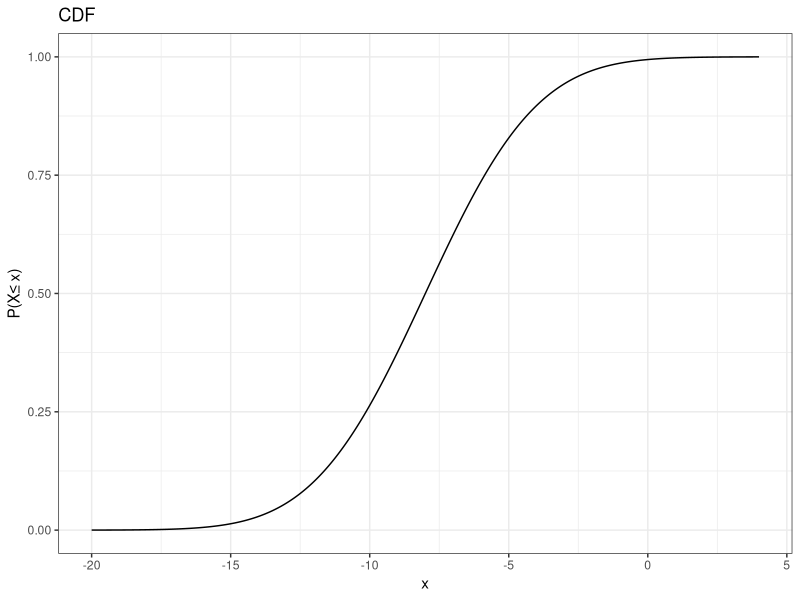
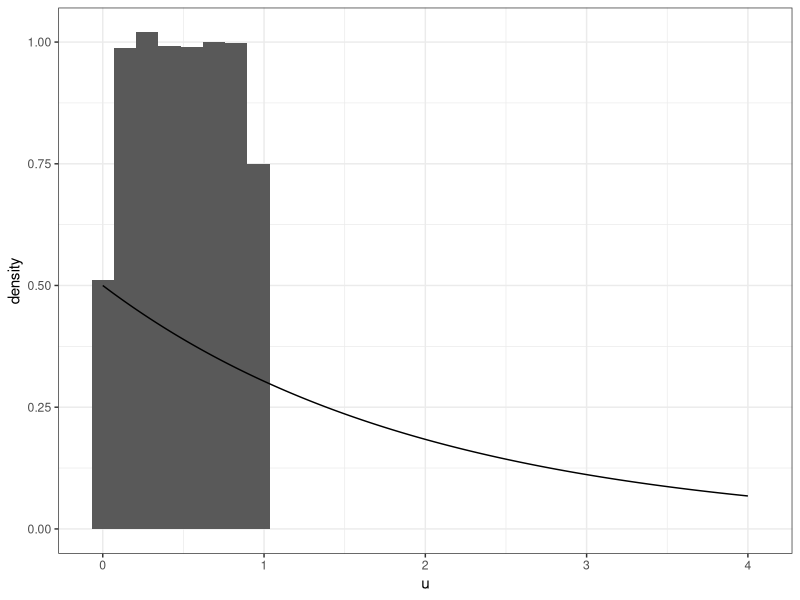
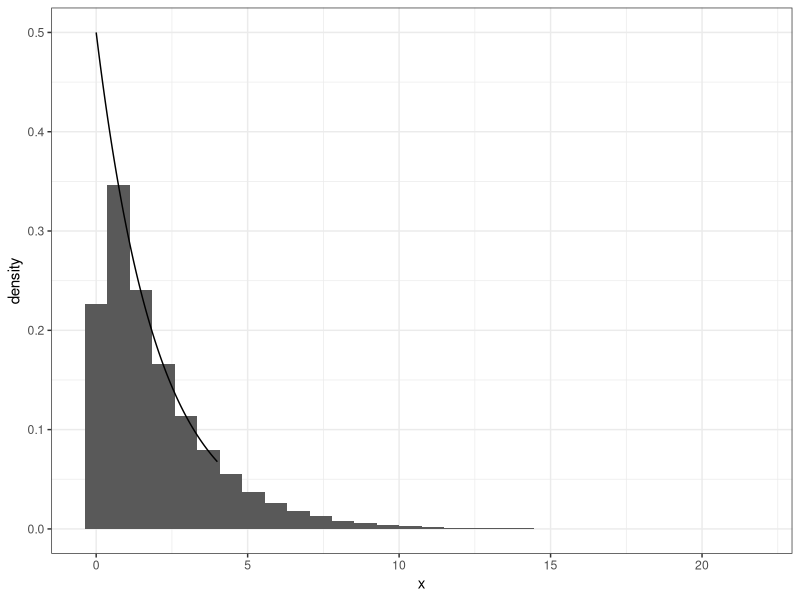
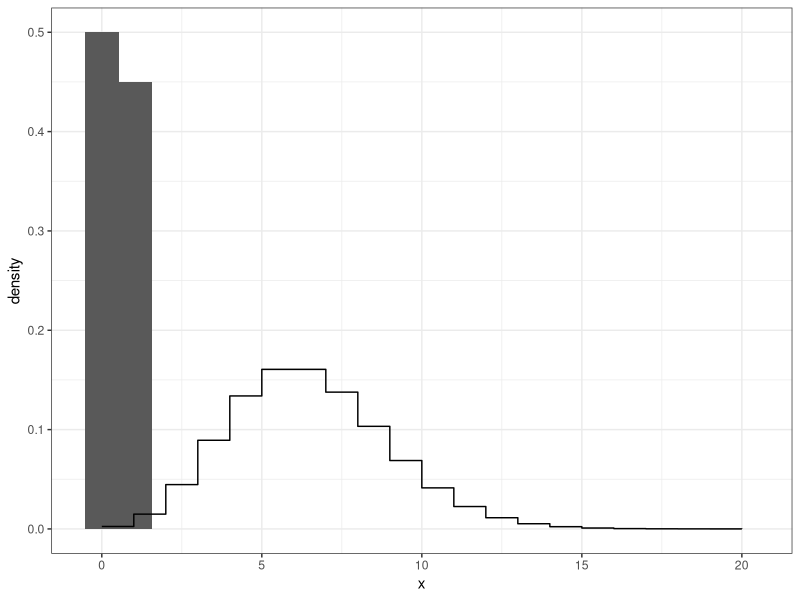
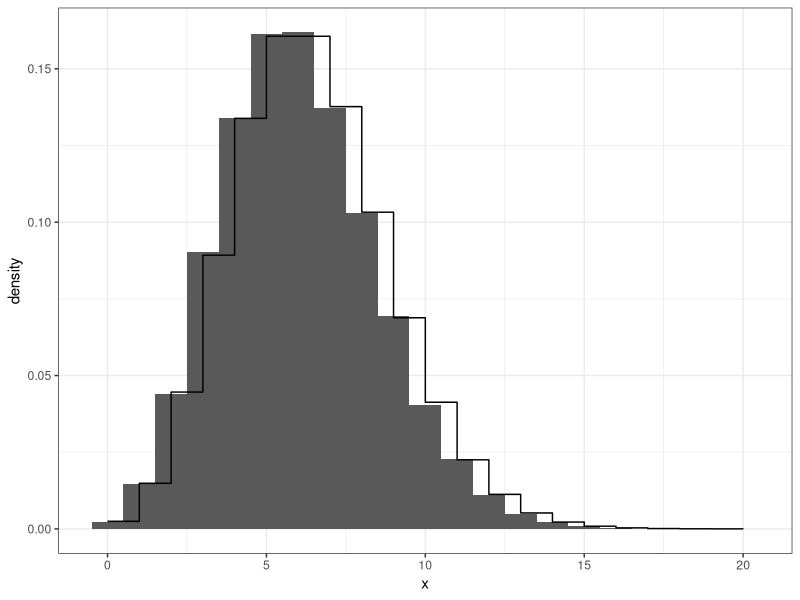
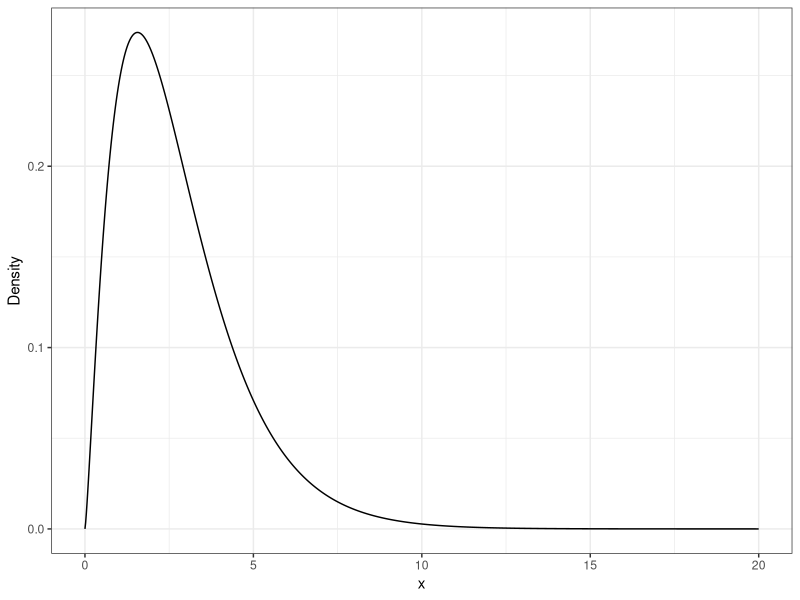
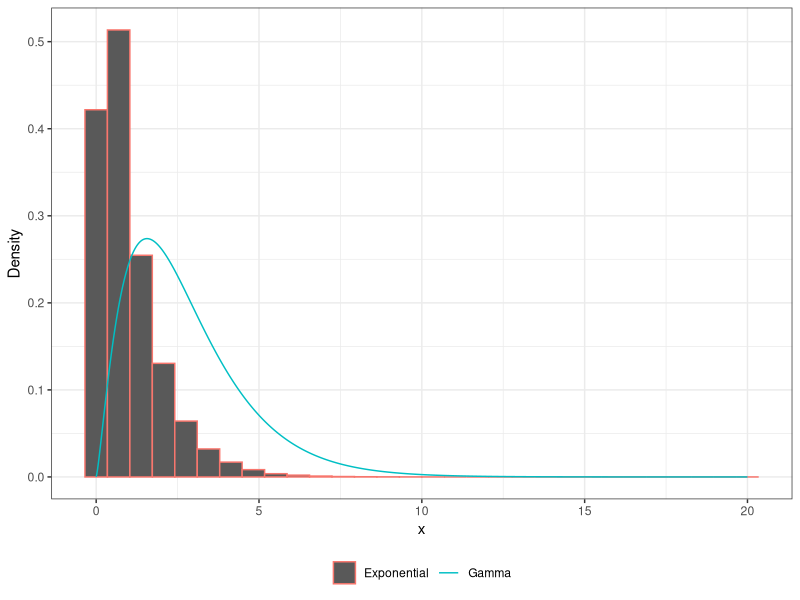
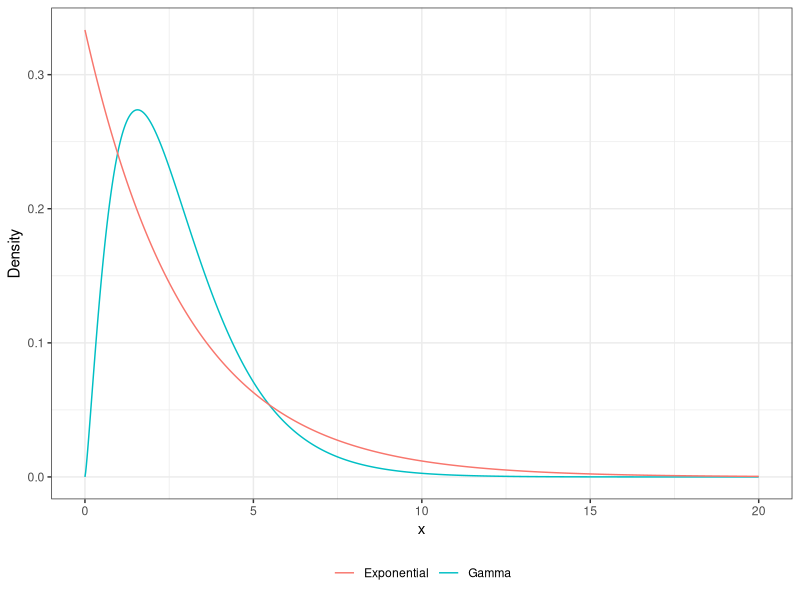

Recreate these plots in R, in order.
## ---- chunk 1
#| message: false
#| 

library(tidyverse)
library(patchwork)

theme_set(theme_bw())
## ---- chunk 2
#| code-fold: show
runif(1, 0, 1)
## ---- chunk 3
a <- -20
b <- 4
x <- seq(a, b, length.out = 1000)
pnorm(x, -8, sqrt(10)) |> tibble(x = x, y = _) |> 
ggplot(aes(x,y)) +
geom_line() +
theme_bw() +
ggtitle("CDF") +
ylab(paste0("P(X","\u2264"," x)"))
## ---- chunk 4
xe <- seq(0, 4, length.out = 1000)
u <- runif(100000)
u |> tibble(x = _) |> 
ggplot(aes(x=u, y = ..density..)) +
geom_histogram() +
geom_line(data = tibble(x = xe, y = dexp(xe, rate = 1/2)),
          mapping = aes(x,y)) +
theme_bw()
## ---- chunk 5
#| code-fold: show
u <- runif(100000)
x <- -2 * log(1-u)
## ---- chunk 6
x |> tibble(x = _) |> 
ggplot(aes(x=x, y = ..density..)) +
geom_histogram() +
geom_line(data = tibble(x = xe, y = dexp(xe, rate = 1/2)),
          mapping = aes(x,y)) +
theme_bw()
## ---- chunk 7
#| code-fold: show
rexp(1, rate = 1)
## ---- chunk 8
xe <- 0:20
u <- runif(100000)
u |> tibble(x = _) |> 
ggplot(aes(x=x, y = ..density..)) +
geom_histogram(bins = 20) +
geom_step(data = tibble(x = xe, y = dpois(xe, lambda = 6)),
          mapping = aes(x,y)) +
theme_bw()
## ---- chunk 9
#| code-fold: show

finder <- function(u){
  x <- 0
  condition <- TRUE
  while (condition) {
    uu <- ppois(x, lambda = 6)
    condition <- uu <= u
    if(condition){
      x <- x + 1
    }
  }
  return(x)
}
xx <- sapply(u, finder)  
xx |> tibble(x = _) |> 
ggplot(aes(x=x, y = ..density..)) +
geom_histogram(bins = 21) +
geom_step(data = tibble(x = xe, y = dpois(xe, lambda = 6)),
          mapping = aes(x,y)) +
theme_bw()
## ---- chunk 10
#| code-fold: show
rpois(1, lambda = 1)
## ---- chunk 11
#| code-fold: show
rnorm(1, mean = 0, sd = 1)
## ---- chunk 12
xe <- seq(0, 20, length.out = 1000)
xe |> tibble(x = _) |> 
ggplot(aes(x=x, y = dgamma(x, shape = 2.3, scale = 1.2))) + 
geom_line() +
ylab("Density") +
theme_bw()
## ---- chunk 13
xe <- seq(0, 20, length.out = 1000)
x <- rexp(100000)
x |> tibble(x = _) |> 
ggplot(aes(x=x, y = ..density..)) + 
geom_histogram(aes(color = "Exponential")) +
geom_line(data = tibble(x = xe, 
                        y = dgamma(x, shape = 2.3, scale = 1.2)), 
          aes(x,y, color = "Gamma")) +
ylab("Density") +
theme_bw() +
theme(legend.position = "bottom",
      legend.title = element_blank())
## ---- chunk 14
xe <- seq(0, 20, length.out = 1000)
xe |> tibble(x = _) |> 
ggplot(aes(x=x, y = dgamma(x, shape = 2.3, scale = 1.2))) + 
geom_line(aes(color = "Gamma")) +
geom_line(data = tibble(x = xe, y = dexp(xe, 1/3)), aes(x,y, color = "Exponential")) +
ylab("Density") +
theme_bw() +
theme(legend.position = "bottom",
      legend.title = element_blank())
## ---- chunk 15
xe <- seq(0, 20, length.out = 1000)
xe |> tibble(x = _) |> 
ggplot(aes(x=x, y = dgamma(x, shape = 2.3, scale = 1.2))) + 
geom_line(aes(color = "Gamma")) +
geom_line(data = tibble(x = xe, y = 1.5*dexp(xe, 1/3)), aes(x,y, color = "Exponential")) +
ylab("Density") +
theme_bw() +
theme(legend.position = "bottom",
      legend.title = element_blank())
## ---- chunk 16
xe <- seq(0, 20, length.out = 1000)
xe |> tibble(x = _) |> 
ggplot(aes(x=x, y = dgamma(x, shape = 2.3, scale = 1.2))) + 
geom_line(aes(color = "Gamma")) +
geom_line(data = tibble(x = xe, y = 3*dexp(xe, 1/3)), aes(x,y, color = "Exponential")) +
ylab("Density") +
theme_bw() +
theme(legend.position = "bottom",
      legend.title = element_blank())
## ---- chunk 17
#| code-fold: show
x <- c()
n <- 0
while(n < 10000){
  e <- rexp(1, 1/2.3)
  u <- runif(1)
  f <- dgamma(e, 2.3, 1/1.2)
  g <- dexp(e, 1/2.3) * 3
  if (u < (f/g)){
    x <- c(x, e)
    n <- length(x)
  }
}

## ---- chunk 18
x |> tibble(x = _) |> 
ggplot(aes(x=x, y = ..density..)) + 
geom_histogram(aes(color = "Exponential")) +
geom_line(data = tibble(x = xe, 
                        y = dgamma(x, shape = 2.3, scale = 1.2)), 
          aes(x,y, color = "Gamma")) +
ylab("Density") +
theme_bw() +
theme(legend.position = "bottom",
      legend.title = element_blank())

## ---- chunk 19
#| code-fold: show
rgamma(1, shape = 1.2, rate = .5)
## ---- chunk 20
#| code-fold: show
rbeta(1, shape1 = 1.2, shape2 = 6.5)
## ---- chunk 21
#| code-fold: show
rbinom(1, prob = .2, size = 1)
## ---- chunk 22
#| code-fold: show
rbinom(1, prob = .5, size = 25)
## ---- chunk 23
#| code-fold: show
rnbinom(1, prob = .6, size = 5)
## ---- chunk 24
x <- rnorm(100000, mean = -2, sd = 3)
mean(x)
var(x)
## ---- chunk 25
x <- seq(-4, 4, length.out = 1000)
dt_two<-function(x){
            y <- dnorm(x)
            y[x< -1 | x>2] <-NA
            return(y)
        }
x |> (\(.) tibble(x = ., y = dnorm(.)))() |> 
  ggplot(aes(x, y)) +
    geom_line() +
    stat_function(fun = dt_two, geom = "area", fill = "green") + 
    theme_bw()
## ---- chunk 26
#| code-fold: show

pnorm(6, 4, sqrt(2)) -  pnorm(3, 4, sqrt(2))
## ---- chunk 27
#| code-fold: show

x <- rnorm(1000000, 4, sqrt(2))
mean((x > 3 & x < 6))

## ---- chunk 28
#| code-fold: show

ff <- function(x){
  (cos(50*x)-sin(50*x))^2
}
integrate(ff,0,1)

## ---- chunk 29
#| code-fold: true

x <- runif(10000000, 0, 1)
mean((cos(50*x)-sin(50*x))^2)
## ---- chunk 30
#| code-fold: show

ff <- function(x){
  (cos(50*x)-sin(50*x))^2
}
integrate(ff,10,15)

## ---- chunk 31
#| code-fold: show

x <- runif(10000000, 10, 15)
mean(ff(x)) * 5
## ---- chunk 32
x <- rt(1000000, df = 1)
f2 <- function(x){
  exp(-x^2/2) / dt(x, 1)
}
mean(f2(x))
sqrt(2*pi)
